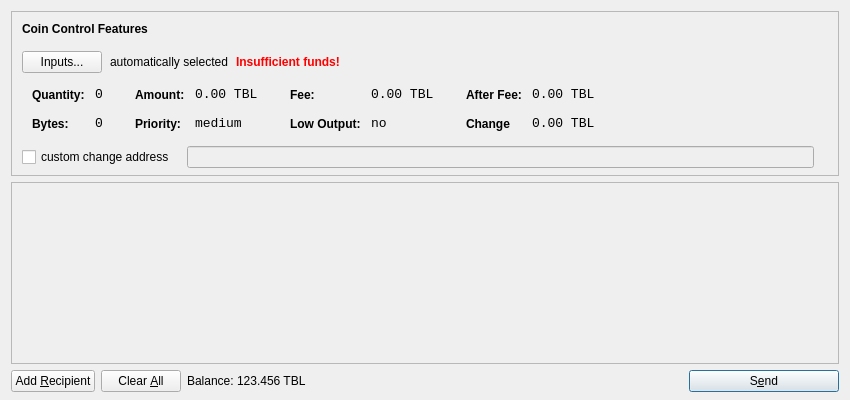
<?xml version="1.0" encoding="UTF-8"?>
<ui version="4.0">
 <class>SendCoinsDialog</class>
 <widget class="QDialog" name="SendCoinsDialog">
  <property name="geometry">
   <rect>
    <x>0</x>
    <y>0</y>
    <width>850</width>
    <height>400</height>
   </rect>
  </property>
  <property name="windowTitle">
   <string>Send Coins</string>
  </property>
  <layout class="QVBoxLayout" name="verticalLayout" stretch="0,1,0">
   <property name="bottomMargin">
    <number>8</number>
   </property>
   <item>
    <widget class="QFrame" name="frameCoinControl">
     <property name="sizePolicy">
      <sizepolicy hsizetype="Expanding" vsizetype="Expanding">
       <horstretch>0</horstretch>
       <verstretch>0</verstretch>
      </sizepolicy>
     </property>
     <property name="maximumSize">
      <size>
       <width>16777215</width>
       <height>16777215</height>
      </size>
     </property>
     <property name="frameShape">
      <enum>QFrame::StyledPanel</enum>
     </property>
     <property name="frameShadow">
      <enum>QFrame::Sunken</enum>
     </property>
     <layout class="QVBoxLayout" name="verticalLayoutCoinControl2">
      <property name="spacing">
       <number>-1</number>
      </property>
      <property name="leftMargin">
       <number>0</number>
      </property>
      <property name="topMargin">
       <number>0</number>
      </property>
      <property name="rightMargin">
       <number>0</number>
      </property>
      <property name="bottomMargin">
       <number>6</number>
      </property>
      <item>
       <layout class="QVBoxLayout" name="verticalLayoutCoinControl" stretch="0,0,0,0,1">
        <property name="spacing">
         <number>0</number>
        </property>
        <property name="leftMargin">
         <number>10</number>
        </property>
        <property name="topMargin">
         <number>10</number>
        </property>
        <item>
         <layout class="QHBoxLayout" name="horizontalLayoutCoinControl1">
          <property name="bottomMargin">
           <number>15</number>
          </property>
          <item>
           <widget class="QLabel" name="labelCoinControlFeatures">
            <property name="sizePolicy">
             <sizepolicy hsizetype="Preferred" vsizetype="Maximum">
              <horstretch>0</horstretch>
              <verstretch>0</verstretch>
             </sizepolicy>
            </property>
            <property name="font">
             <font>
              <weight>75</weight>
              <bold>true</bold>
             </font>
            </property>
            <property name="styleSheet">
             <string notr="true">font-weight:bold;</string>
            </property>
            <property name="text">
             <string>Coin Control Features</string>
            </property>
           </widget>
          </item>
         </layout>
        </item>
        <item>
         <layout class="QHBoxLayout" name="horizontalLayoutCoinControl2" stretch="0,0,0,0">
          <property name="spacing">
           <number>8</number>
          </property>
          <property name="bottomMargin">
           <number>10</number>
          </property>
          <item>
           <widget class="QPushButton" name="pushButtonCoinControl">
            <property name="styleSheet">
             <string notr="true"/>
            </property>
            <property name="text">
             <string>Inputs...</string>
            </property>
           </widget>
          </item>
          <item>
           <widget class="QLabel" name="labelCoinControlAutomaticallySelected">
            <property name="text">
             <string>automatically selected</string>
            </property>
            <property name="margin">
             <number>5</number>
            </property>
           </widget>
          </item>
          <item>
           <widget class="QLabel" name="labelCoinControlInsuffFunds">
            <property name="font">
             <font>
              <weight>75</weight>
              <bold>true</bold>
             </font>
            </property>
            <property name="styleSheet">
             <string notr="true">color:red;font-weight:bold;</string>
            </property>
            <property name="text">
             <string>Insufficient funds!</string>
            </property>
            <property name="margin">
             <number>5</number>
            </property>
           </widget>
          </item>
          <item>
           <spacer name="horizontalSpacerCoinControl">
            <property name="orientation">
             <enum>Qt::Horizontal</enum>
            </property>
            <property name="sizeHint" stdset="0">
             <size>
              <width>40</width>
              <height>1</height>
             </size>
            </property>
           </spacer>
          </item>
         </layout>
        </item>
        <item>
         <widget class="QWidget" name="widgetCoinControl" native="true">
          <property name="sizePolicy">
           <sizepolicy hsizetype="Preferred" vsizetype="Preferred">
            <horstretch>0</horstretch>
            <verstretch>0</verstretch>
           </sizepolicy>
          </property>
          <property name="minimumSize">
           <size>
            <width>0</width>
            <height>0</height>
           </size>
          </property>
          <property name="styleSheet">
           <string notr="true"/>
          </property>
          <layout class="QHBoxLayout" name="horizontalLayoutCoinControl5">
           <property name="margin">
            <number>0</number>
           </property>
           <item>
            <layout class="QHBoxLayout" name="horizontalLayoutCoinControl3" stretch="0,0,0,1">
             <property name="spacing">
              <number>20</number>
             </property>
             <property name="topMargin">
              <number>0</number>
             </property>
             <property name="bottomMargin">
              <number>10</number>
             </property>
             <item>
              <layout class="QFormLayout" name="formLayoutCoinControl1">
               <property name="horizontalSpacing">
                <number>10</number>
               </property>
               <property name="verticalSpacing">
                <number>14</number>
               </property>
               <property name="leftMargin">
                <number>10</number>
               </property>
               <property name="topMargin">
                <number>4</number>
               </property>
               <property name="rightMargin">
                <number>6</number>
               </property>
               <item row="0" column="0">
                <widget class="QLabel" name="labelCoinControlQuantityText">
                 <property name="styleSheet">
                  <string notr="true">font-weight:bold;</string>
                 </property>
                 <property name="text">
                  <string>Quantity:</string>
                 </property>
                 <property name="margin">
                  <number>0</number>
                 </property>
                </widget>
               </item>
               <item row="0" column="1">
                <widget class="QLabel" name="labelCoinControlQuantity">
                 <property name="font">
                  <font>
                   <family>Monospace</family>
                   <pointsize>10</pointsize>
                  </font>
                 </property>
                 <property name="cursor">
                  <cursorShape>IBeamCursor</cursorShape>
                 </property>
                 <property name="contextMenuPolicy">
                  <enum>Qt::ActionsContextMenu</enum>
                 </property>
                 <property name="text">
                  <string>0</string>
                 </property>
                 <property name="margin">
                  <number>0</number>
                 </property>
                 <property name="textInteractionFlags">
                  <set>Qt::LinksAccessibleByMouse|Qt::TextSelectableByKeyboard|Qt::TextSelectableByMouse</set>
                 </property>
                </widget>
               </item>
               <item row="1" column="0">
                <widget class="QLabel" name="labelCoinControlBytesText">
                 <property name="styleSheet">
                  <string notr="true">font-weight:bold;</string>
                 </property>
                 <property name="text">
                  <string>Bytes:</string>
                 </property>
                </widget>
               </item>
               <item row="1" column="1">
                <widget class="QLabel" name="labelCoinControlBytes">
                 <property name="font">
                  <font>
                   <family>Monospace</family>
                   <pointsize>10</pointsize>
                  </font>
                 </property>
                 <property name="cursor">
                  <cursorShape>IBeamCursor</cursorShape>
                 </property>
                 <property name="contextMenuPolicy">
                  <enum>Qt::ActionsContextMenu</enum>
                 </property>
                 <property name="text">
                  <string>0</string>
                 </property>
                 <property name="textInteractionFlags">
                  <set>Qt::LinksAccessibleByMouse|Qt::TextSelectableByKeyboard|Qt::TextSelectableByMouse</set>
                 </property>
                </widget>
               </item>
              </layout>
             </item>
             <item>
              <layout class="QFormLayout" name="formLayoutCoinControl2">
               <property name="horizontalSpacing">
                <number>10</number>
               </property>
               <property name="verticalSpacing">
                <number>14</number>
               </property>
               <property name="leftMargin">
                <number>6</number>
               </property>
               <property name="topMargin">
                <number>4</number>
               </property>
               <property name="rightMargin">
                <number>6</number>
               </property>
               <item row="0" column="0">
                <widget class="QLabel" name="labelCoinControlAmountText">
                 <property name="styleSheet">
                  <string notr="true">font-weight:bold;</string>
                 </property>
                 <property name="text">
                  <string>Amount:</string>
                 </property>
                 <property name="margin">
                  <number>0</number>
                 </property>
                </widget>
               </item>
               <item row="0" column="1">
                <widget class="QLabel" name="labelCoinControlAmount">
                 <property name="font">
                  <font>
                   <family>Monospace</family>
                   <pointsize>10</pointsize>
                  </font>
                 </property>
                 <property name="cursor">
                  <cursorShape>IBeamCursor</cursorShape>
                 </property>
                 <property name="contextMenuPolicy">
                  <enum>Qt::ActionsContextMenu</enum>
                 </property>
                 <property name="text">
                  <string>0.00 TBL</string>
                 </property>
                 <property name="textInteractionFlags">
                  <set>Qt::LinksAccessibleByMouse|Qt::TextSelectableByKeyboard|Qt::TextSelectableByMouse</set>
                 </property>
                </widget>
               </item>
               <item row="1" column="0">
                <widget class="QLabel" name="labelCoinControlPriorityText">
                 <property name="styleSheet">
                  <string notr="true">font-weight:bold;</string>
                 </property>
                 <property name="text">
                  <string>Priority:</string>
                 </property>
                </widget>
               </item>
               <item row="1" column="1">
                <widget class="QLabel" name="labelCoinControlPriority">
                 <property name="font">
                  <font>
                   <family>Monospace</family>
                   <pointsize>10</pointsize>
                  </font>
                 </property>
                 <property name="cursor">
                  <cursorShape>IBeamCursor</cursorShape>
                 </property>
                 <property name="contextMenuPolicy">
                  <enum>Qt::ActionsContextMenu</enum>
                 </property>
                 <property name="text">
                  <string>medium</string>
                 </property>
                 <property name="textInteractionFlags">
                  <set>Qt::LinksAccessibleByMouse|Qt::TextSelectableByKeyboard|Qt::TextSelectableByMouse</set>
                 </property>
                </widget>
               </item>
              </layout>
             </item>
             <item>
              <layout class="QFormLayout" name="formLayoutCoinControl3">
               <property name="horizontalSpacing">
                <number>10</number>
               </property>
               <property name="verticalSpacing">
                <number>14</number>
               </property>
               <property name="leftMargin">
                <number>6</number>
               </property>
               <property name="topMargin">
                <number>4</number>
               </property>
               <property name="rightMargin">
                <number>6</number>
               </property>
               <item row="0" column="0">
                <widget class="QLabel" name="labelCoinControlFeeText">
                 <property name="styleSheet">
                  <string notr="true">font-weight:bold;</string>
                 </property>
                 <property name="text">
                  <string>Fee:</string>
                 </property>
                 <property name="margin">
                  <number>0</number>
                 </property>
                </widget>
               </item>
               <item row="0" column="1">
                <widget class="QLabel" name="labelCoinControlFee">
                 <property name="font">
                  <font>
                   <family>Monospace</family>
                   <pointsize>10</pointsize>
                  </font>
                 </property>
                 <property name="cursor">
                  <cursorShape>IBeamCursor</cursorShape>
                 </property>
                 <property name="contextMenuPolicy">
                  <enum>Qt::ActionsContextMenu</enum>
                 </property>
                 <property name="text">
                  <string>0.00 TBL</string>
                 </property>
                 <property name="textInteractionFlags">
                  <set>Qt::LinksAccessibleByMouse|Qt::TextSelectableByKeyboard|Qt::TextSelectableByMouse</set>
                 </property>
                </widget>
               </item>
               <item row="1" column="0">
                <widget class="QLabel" name="labelCoinControlLowOutputText">
                 <property name="styleSheet">
                  <string notr="true">font-weight:bold;</string>
                 </property>
                 <property name="text">
                  <string>Low Output:</string>
                 </property>
                </widget>
               </item>
               <item row="1" column="1">
                <widget class="QLabel" name="labelCoinControlLowOutput">
                 <property name="font">
                  <font>
                   <family>Monospace</family>
                   <pointsize>10</pointsize>
                  </font>
                 </property>
                 <property name="cursor">
                  <cursorShape>IBeamCursor</cursorShape>
                 </property>
                 <property name="contextMenuPolicy">
                  <enum>Qt::ActionsContextMenu</enum>
                 </property>
                 <property name="text">
                  <string>no</string>
                 </property>
                 <property name="textInteractionFlags">
                  <set>Qt::LinksAccessibleByMouse|Qt::TextSelectableByKeyboard|Qt::TextSelectableByMouse</set>
                 </property>
                </widget>
               </item>
              </layout>
             </item>
             <item>
              <layout class="QFormLayout" name="formLayoutCoinControl4">
               <property name="horizontalSpacing">
                <number>10</number>
               </property>
               <property name="verticalSpacing">
                <number>14</number>
               </property>
               <property name="leftMargin">
                <number>6</number>
               </property>
               <property name="topMargin">
                <number>4</number>
               </property>
               <property name="rightMargin">
                <number>6</number>
               </property>
               <item row="0" column="0">
                <widget class="QLabel" name="labelCoinControlAfterFeeText">
                 <property name="styleSheet">
                  <string notr="true">font-weight:bold;</string>
                 </property>
                 <property name="text">
                  <string>After Fee:</string>
                 </property>
                 <property name="margin">
                  <number>0</number>
                 </property>
                </widget>
               </item>
               <item row="0" column="1">
                <widget class="QLabel" name="labelCoinControlAfterFee">
                 <property name="font">
                  <font>
                   <family>Monospace</family>
                   <pointsize>10</pointsize>
                  </font>
                 </property>
                 <property name="cursor">
                  <cursorShape>IBeamCursor</cursorShape>
                 </property>
                 <property name="contextMenuPolicy">
                  <enum>Qt::ActionsContextMenu</enum>
                 </property>
                 <property name="text">
                  <string>0.00 TBL</string>
                 </property>
                 <property name="textInteractionFlags">
                  <set>Qt::LinksAccessibleByMouse|Qt::TextSelectableByKeyboard|Qt::TextSelectableByMouse</set>
                 </property>
                </widget>
               </item>
               <item row="1" column="0">
                <widget class="QLabel" name="labelCoinControlChangeText">
                 <property name="styleSheet">
                  <string notr="true">font-weight:bold;</string>
                 </property>
                 <property name="text">
                  <string>Change</string>
                 </property>
                </widget>
               </item>
               <item row="1" column="1">
                <widget class="QLabel" name="labelCoinControlChange">
                 <property name="font">
                  <font>
                   <family>Monospace</family>
                   <pointsize>10</pointsize>
                  </font>
                 </property>
                 <property name="cursor">
                  <cursorShape>IBeamCursor</cursorShape>
                 </property>
                 <property name="contextMenuPolicy">
                  <enum>Qt::ActionsContextMenu</enum>
                 </property>
                 <property name="text">
                  <string>0.00 TBL</string>
                 </property>
                 <property name="textInteractionFlags">
                  <set>Qt::LinksAccessibleByMouse|Qt::TextSelectableByKeyboard|Qt::TextSelectableByMouse</set>
                 </property>
                </widget>
               </item>
              </layout>
             </item>
            </layout>
           </item>
          </layout>
         </widget>
        </item>
        <item>
         <layout class="QHBoxLayout" name="horizontalLayoutCoinControl4" stretch="0,0,0">
          <property name="spacing">
           <number>12</number>
          </property>
          <property name="sizeConstraint">
           <enum>QLayout::SetDefaultConstraint</enum>
          </property>
          <property name="topMargin">
           <number>5</number>
          </property>
          <property name="rightMargin">
           <number>5</number>
          </property>
          <item>
           <widget class="QCheckBox" name="checkBoxCoinControlChange">
            <property name="text">
             <string>custom change address</string>
            </property>
           </widget>
          </item>
          <item>
           <widget class="QLineEdit" name="lineEditCoinControlChange">
            <property name="enabled">
             <bool>false</bool>
            </property>
            <property name="sizePolicy">
             <sizepolicy hsizetype="Expanding" vsizetype="Fixed">
              <horstretch>0</horstretch>
              <verstretch>0</verstretch>
             </sizepolicy>
            </property>
           </widget>
          </item>
          <item>
           <widget class="QLabel" name="labelCoinControlChangeLabel">
            <property name="sizePolicy">
             <sizepolicy hsizetype="Preferred" vsizetype="Expanding">
              <horstretch>0</horstretch>
              <verstretch>0</verstretch>
             </sizepolicy>
            </property>
            <property name="minimumSize">
             <size>
              <width>0</width>
              <height>0</height>
             </size>
            </property>
            <property name="text">
             <string/>
            </property>
            <property name="margin">
             <number>3</number>
            </property>
           </widget>
          </item>
         </layout>
        </item>
        <item>
         <spacer name="verticalSpacerCoinControl">
          <property name="orientation">
           <enum>Qt::Vertical</enum>
          </property>
          <property name="sizeHint" stdset="0">
           <size>
            <width>800</width>
            <height>1</height>
           </size>
          </property>
         </spacer>
        </item>
       </layout>
      </item>
     </layout>
    </widget>
   </item>
   <item>
    <widget class="QScrollArea" name="scrollArea">
     <property name="widgetResizable">
      <bool>true</bool>
     </property>
     <widget class="QWidget" name="scrollAreaWidgetContents">
      <property name="geometry">
       <rect>
        <x>0</x>
        <y>0</y>
        <width>830</width>
        <height>165</height>
       </rect>
      </property>
      <layout class="QVBoxLayout" name="verticalLayout_2">
       <property name="margin">
        <number>0</number>
       </property>
       <item>
        <layout class="QVBoxLayout" name="entries">
         <property name="spacing">
          <number>6</number>
         </property>
        </layout>
       </item>
       <item>
        <spacer name="verticalSpacer">
         <property name="orientation">
          <enum>Qt::Vertical</enum>
         </property>
         <property name="sizeHint" stdset="0">
          <size>
           <width>20</width>
           <height>40</height>
          </size>
         </property>
        </spacer>
       </item>
      </layout>
     </widget>
    </widget>
   </item>
   <item>
    <layout class="QHBoxLayout" name="horizontalLayout">
     <item>
      <widget class="QPushButton" name="addButton">
       <property name="toolTip">
        <string>Send to multiple recipients at once</string>
       </property>
       <property name="text">
        <string>Add &amp;Recipient</string>
       </property>
       <property name="icon">
        <iconset resource="../bitcoin.qrc">
         <normaloff>:/icons/add</normaloff>:/icons/add</iconset>
       </property>
       <property name="autoDefault">
        <bool>false</bool>
       </property>
      </widget>
     </item>
     <item>
      <widget class="QPushButton" name="clearButton">
       <property name="sizePolicy">
        <sizepolicy hsizetype="Minimum" vsizetype="Fixed">
         <horstretch>0</horstretch>
         <verstretch>0</verstretch>
        </sizepolicy>
       </property>
       <property name="toolTip">
        <string>Remove all transaction fields</string>
       </property>
       <property name="text">
        <string>Clear &amp;All</string>
       </property>
       <property name="icon">
        <iconset resource="../bitcoin.qrc">
         <normaloff>:/icons/remove</normaloff>:/icons/remove</iconset>
       </property>
       <property name="autoRepeatDelay">
        <number>300</number>
       </property>
       <property name="autoDefault">
        <bool>false</bool>
       </property>
      </widget>
     </item>
     <item>
      <layout class="QHBoxLayout" name="horizontalLayout_2">
       <property name="spacing">
        <number>3</number>
       </property>
       <item>
        <widget class="QLabel" name="label">
         <property name="sizePolicy">
          <sizepolicy hsizetype="Preferred" vsizetype="Fixed">
           <horstretch>0</horstretch>
           <verstretch>0</verstretch>
          </sizepolicy>
         </property>
         <property name="text">
          <string>Balance:</string>
         </property>
        </widget>
       </item>
       <item>
        <widget class="QLabel" name="labelBalance">
         <property name="sizePolicy">
          <sizepolicy hsizetype="Preferred" vsizetype="Fixed">
           <horstretch>0</horstretch>
           <verstretch>0</verstretch>
          </sizepolicy>
         </property>
         <property name="cursor">
          <cursorShape>IBeamCursor</cursorShape>
         </property>
         <property name="text">
          <string>123.456 TBL</string>
         </property>
         <property name="textInteractionFlags">
          <set>Qt::LinksAccessibleByMouse|Qt::TextSelectableByKeyboard|Qt::TextSelectableByMouse</set>
         </property>
        </widget>
       </item>
      </layout>
     </item>
     <item>
      <spacer name="horizontalSpacer">
       <property name="orientation">
        <enum>Qt::Horizontal</enum>
       </property>
       <property name="sizeHint" stdset="0">
        <size>
         <width>40</width>
         <height>20</height>
        </size>
       </property>
      </spacer>
     </item>
     <item>
      <widget class="QPushButton" name="sendButton">
       <property name="minimumSize">
        <size>
         <width>150</width>
         <height>0</height>
        </size>
       </property>
       <property name="toolTip">
        <string>Confirm the send action</string>
       </property>
       <property name="text">
        <string>S&amp;end</string>
       </property>
       <property name="icon">
        <iconset resource="../bitcoin.qrc">
         <normaloff>:/icons/send</normaloff>:/icons/send</iconset>
       </property>
       <property name="default">
        <bool>true</bool>
       </property>
      </widget>
     </item>
    </layout>
   </item>
  </layout>
 </widget>
 <resources>
  <include location="../bitcoin.qrc"/>
 </resources>
 <connections/>
</ui>
